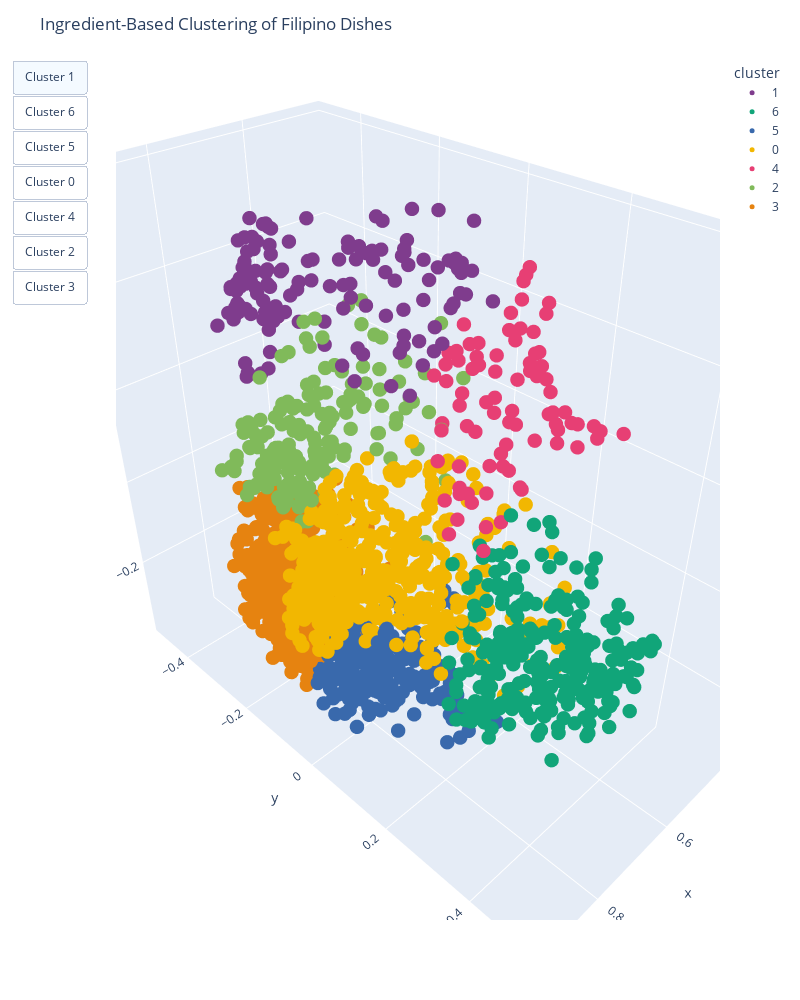

The code cell stored with this chart in its notebook:
### Markdown cell above
## Visualization

### Code cell
import plotly.express as px
import pandas as pd

final_df = pd.DataFrame(
    {
        "x": reduced_embeddings[:, 0],
        "y": reduced_embeddings[:, 1],
        "z": reduced_embeddings[:, 2],
        "cluster": cluster_labels.astype(str),
        "recipe_name": reduced_df["name"],
        "cleaned_ingredients": [
            "<br>".join(ingredients)
            for ingredients in reduced_df["cleaned_ingredients"]
        ],
    }
)

fig = px.scatter_3d(
    final_df,
    x="x",
    y="y",
    z="z",
    color="cluster",
    hover_name="recipe_name",
    hover_data=["cleaned_ingredients"],
    width=800,
    height=1000,
    color_discrete_sequence=px.colors.qualitative.Bold,
)

fig.update_traces(marker=dict(size=5))
fig.update_layout(title="Ingredient-Based Clustering of Filipino Dishes")

unique_clusters = final_df["cluster"].unique()
buttons = list(
    [
        dict(
            label=f"Cluster {cluster}",
            method="update",
            args=[
                {"visible": [cluster == c for c in unique_clusters]},
                {"title": f"Ingredient-Based Clustering - Cluster {cluster}"},
            ],
        )
        for cluster in unique_clusters
    ]
)
fig.update_layout(
    updatemenus=[
        dict(
            type="buttons",
            direction="down",
            buttons=buttons,
        )
    ]
)

fig.show()

### Figure 1 — Plotly figure (JSON) as saved in the notebook; plotly's stock layout.template omitted (floating-point values rounded to 4 significant figures; data arrays with more than 128 entries replaced by an {"elided": "..."} marker saying what was removed)
{"data": [{"customdata": [["baking<br>butter<br>cheese<br>egg<br>flour<br>milk"], ["coconut cream<br>cornstarch<br>flour<br>jackfruit<br>mung bean<br>sago"], ["coconut<br>coconut cream<br>flour<br>milk"], ["breadcrumb<br>butter<br>egg<br>flour<br>milk<br>yeast"], ["coconut<br>coconut cream<br>flour<br>jackfruit<br>milk"], ["baking<br>cream tartar<br>egg<br>milk"], ["coconut<br>coconut cream<br>flour<br>jackfruit<br>milk"], ["butter<br>cashew<br>cream<br>milk"], ["cheese<br>coconut<br>egg<br>flour<br>margarine<br>milk"], ["baking<br>baking soda<br>egg<br>flour<br>milk<br>vanilla"], ["coffee<br>egg<br>milk<br>vanilla"], ["bread crumb<br>coconut<br>cornstarch<br>egg<br>shrimp"], ["baking<br>butter<br>egg<br>flour<br>vanilla"], ["cream tartar<br>egg<br>lemon<br>milk<br>vanilla"], ["butter<br>egg<br>flour<br>vanilla"], ["baking soda<br>butter<br>chocolate<br>coffee<br>milk<br>vanilla<br>vinegar"], ["baking<br>butter<br>cream cheese<br>egg<br>graham cracker crumbs<br>lemon"], ["bread<br>bread crumb<br>cheese<br>egg<br>hotdog<br>milk"], ["bread crumb<br>butter<br>chocolate<br>egg<br>graham cracker crumbs<br>milk<br>yeast"], ["bread crumb<br>butter<br>chocolate<br>cream cheese<br>egg<br>flour<br>milk<br>vanilla<br>yeast"], ["cream<br>egg<br>graham<br>milk"], ["baking<br>baking soda<br>butter<br>chocolate<br>egg<br>milk<br>vanilla"], ["coconut<br>flour<br>milk<br>vanilla"], ["coconut<br>jackfruit<br>milk<br>pandan<br>rice<br>spring wrapper"], ["baking<br>baking soda<br>butter<br>cherry<br>chocolate<br>cream<br>egg<br>flour<br>milk"], ["butter<br>cashew<br>cream tartar<br>egg<br>graham cracker crumbs<br>vanilla"], ["baking<br>coconut<br>flour<br>milk"], ["butter<br>egg<br>ice<br>milk"], ["coconut<br>coconut cream<br>flour<br>milk<br>taro"], ["cocktail<br>cream<br>graham<br>milk"], ["almond<br>baking<br>butter<br>cake flour<br>cheese<br>egg<br>milk<br>vanilla"], ["butter<br>egg<br>flour<br>milk<br>mung bean<br>yeast"], ["butter<br>coconut<br>egg<br>flour<br>milk<br>vanilla<br>vegetable oil<br>yeast"], ["butter<br>coconut<br>egg<br>milk<br>vanilla"], ["coffee<br>cream<br>gelatin<br>milk"], ["baking<br>butter<br>egg<br>milk"], ["coconut<br>coconut cream<br>flour<br>milk"], ["baking<br>butter<br>cheese<br>egg<br>milk<br>vanilla"], ["butter<br>cassava<br>cheese<br>coconut cream<br>egg<br>milk"], ["baking<br>banana<br>butter<br>cheese<br>coconut<br>duck egg<br>egg<br>flour<br>milk"], ["baking<br>bread crumb<br>cheese<br>egg<br>flour<br>milk"], ["baking soda<br>banana<br>egg<br>flour<br>vanilla"], ["cream<br>egg<br>gelatin<br>milk<br>vanilla"], ["baking<br>banana<br>egg<br>flour<br>milk<br>vanilla"], ["baking soda<br>chocolate<br>egg<br>flour<br>mayonnaise<br>vanilla<br>walnut"], ["baking<br>chocolate<br>egg<br>flour<br>vanilla"], ["coconut<br>cornstarch<br>kernel corn<br>milk"], ["baking<br>cake flour<br>egg<br>milk<br>vanilla"], ["butter<br>egg<br>milk<br>walnut"], ["baking<br>butter<br>cheese<br>coconut cream<br>egg<br>rice"], ["baking<br>baking soda<br>butter<br>buttermilk<br>egg<br>flour<br>vanilla"], ["baking soda<br>banana<br>egg<br>flour<br>raisin<br>vanilla"], ["baking soda<br>banana<br>butter<br>cream<br>flour<br>vanilla<br>walnut"], ["baking<br>egg<br>flour<br>milk<br>vanilla"], ["baking<br>cheese<br>flour<br>milk<br>vanilla"], ["banana<br>jackfruit<br>lumpia wrapper<br>vanilla"], ["coconut<br>corn<br>cornstarch<br>cream<br>milk"], ["baking soda<br>butter<br>chocolate<br>egg<br>flour<br>milk<br>vanilla"], ["butter<br>chocolate<br>flour<br>vanilla"], ["apple<br>baking soda<br>cinnamon<br>egg<br>flour<br>honey<br>milk<br>vanilla<br>walnut"], ["cheese<br>coconut<br>egg<br>flour<br>margarine<br>milk"], ["baking soda<br>banana<br>chocolate<br>egg<br>flour"], ["baking<br>butter<br>corn<br>egg<br>honey"], ["coconut<br>corn<br>milk<br>mung bean<br>rice<br>vanilla"], ["almond<br>baking soda<br>butter<br>chocolate<br>flour<br>vanilla"], ["banana<br>ice<br>milk<br>vanilla"], ["baking<br>baking soda<br>cinnamon<br>egg<br>flour<br>nutmeg"], ["baking<br>butter<br>cashew<br>chocolate<br>egg<br>flour<br>vanilla"], ["baking<br>butter<br>chocolate<br>egg<br>flour<br>vanilla"], ["baking soda<br>banana<br>egg<br>flour<br>vanilla"], ["almond<br>butter<br>egg<br>flour<br>milk<br>nut<br>potato<br>vanilla"], ["baking soda<br>butter<br>chocolate<br>egg<br>flour<br>vanilla"], ["berry<br>ice<br>milk<br>vanilla<br>yogurt"], ["baking<br>baking soda<br>butter<br>buttermilk<br>egg<br>flour"], ["berry<br>ice<br>milk<br>vanilla<br>yogurt"], ["baking<br>berry<br>egg<br>flour<br>milk"], ["baking<br>baking soda<br>banana<br>butter<br>egg<br>flour<br>vanilla"], ["baking<br>butter<br>cheese<br>egg<br>flour<br>graham cracker crumbs<br>lemon<br>milk<br>vanilla"], ["baking soda<br>butter<br>buttermilk<br>corn<br>egg<br>flour<br>kernel corn"], ["baking<br>butter<br>cheese<br>cherry<br>egg<br>flour<br>milk<br>walnut"], ["baking<br>baking soda<br>butter<br>buttermilk<br>egg<br>flour<br>milk"], ["coconut<br>flour<br>jackfruit<br>milk<br>vanilla<br>yam"], ["baking soda<br>butter<br>chocolate<br>egg<br>flour<br>milk"], ["baking<br>baking soda<br>butter<br>chocolate<br>cream<br>cream cheese<br>egg<br>flour<br>vanilla"], ["baking<br>butter<br>egg<br>flour<br>milk<br>sausage<br>vanilla"], ["baking<br>baking soda<br>buttermilk<br>egg<br>flour<br>raisin<br>vanilla<br>vegetable oil"], ["chocolate<br>egg<br>flour<br>milk<br>vanilla<br>vegetable oil<br>walnut"], ["baking<br>baking soda<br>banana<br>egg<br>flour<br>lemon<br>vanilla<br>vegetable oil<br>walnut"], ["banana<br>coconut<br>coconut cream<br>milk<br>rice"], ["baking soda<br>butter<br>chocolate<br>egg<br>flour<br>vanilla<br>walnut"], ["banana<br>chocolate<br>egg<br>vegetable oil"], ["baking<br>egg<br>flour<br>vanilla"], ["baking<br>berry<br>egg<br>flour<br>milk<br>vegetable oil"], ["baking<br>butter<br>corn<br>egg<br>flour<br>milk"], ["berry<br>cake flour<br>cream<br>cream tartar<br>egg<br>vanilla"], ["baking<br>butter<br>egg<br>flour<br>milk<br>pineapple"], ["coconut<br>cream<br>milk<br>pineapple"], ["bread crumb<br>egg<br>flour<br>milk<br>potato"], ["baking<br>bread crumb<br>egg<br>flour<br>milk"], ["cinnamon<br>egg<br>milk<br>nutmeg"], ["baking<br>butter<br>cinnamon<br>egg<br>mango<br>nut<br>raisin<br>vanilla"], ["baking soda<br>butter<br>buttermilk<br>cherry<br>chocolate<br>cream<br>egg<br>flour<br>vanilla"], ["apple<br>butter<br>cinnamon<br>nutmeg"], ["banana<br>butter<br>cornstarch<br>cream<br>egg<br>graham cracker crumbs<br>milk<br>vanilla"], ["baking soda<br>butter<br>corn<br>peanut"], ["cream<br>graham<br>mango<br>milk"], ["butter<br>cinnamon<br>egg<br>milk<br>nutmeg<br>potato<br>vanilla"], ["butter<br>coconut<br>cornstarch<br>flour<br>milk"], ["baking soda<br>butter<br>egg<br>flour<br>vanilla"], ["cream tartar<br>egg<br>milk<br>vanilla"], ["coconut<br>kernel corn<br>milk<br>rice"], ["baking<br>cake flour<br>cream tartar<br>egg<br>lemon<br>vegetable oil"], ["baking<br>butter<br>corn<br>egg<br>flour<br>honey<br>kernel corn<br>milk"], ["baking<br>butter<br>cinnamon<br>egg<br>flour<br>raisin<br>vanilla"], ["butter<br>egg<br>flour<br>milk<br>vanilla"], ["corn kernel<br>cornstarch<br>milk<br>peanut<br>raisin"], ["baking<br>butter<br>chocolate<br>coffee<br>egg<br>flour<br>vanilla<br>walnut"], ["berry<br>coconut<br>cream<br>milk"], ["baking<br>cake flour<br>cream tartar<br>egg<br>lemon<br>milk"], ["cream<br>cream cheese<br>egg<br>flour<br>graham<br>vanilla"], ["baking<br>baking soda<br>butter<br>egg<br>flour<br>walnut"], ["baking<br>butter<br>cake flour<br>cream<br>cream tartar<br>egg<br>milk<br>vanilla"], ["baking<br>butter<br>chocolate<br>egg<br>flour<br>vanilla"], ["butter<br>cheese<br>egg<br>flour<br>milk"], ["butter<br>cassava<br>cheese<br>coconut<br>egg<br>milk"], ["baking<br>bread crumb<br>butter<br>egg<br>flour<br>milk"], ["baking<br>butter<br>cocktail<br>egg<br>gelatin<br>milk<br>vanilla"], ["butter<br>coconut<br>egg<br>milk"]], "hovertemplate": "<b>%{hovertext}</b><br><br>cluster=1<br>x=%{x}<br>y=%{y}<br>z=%{z}<br>cleaned_ingredients=%{customdata[0]}<extra></extra>", "hovertext": ["Cheese Cupcakes", "Bibingkoy", "Kalamay Lansong", "Pandesal", "Kalamay sa Latik", "Ube Mamon", "Ginataang Bilo Bilo", "Polvoron", "Royal Bibingka", "Kababayan", "Coffee Flan", "Coconut Shrimp", "Uraro Cookies", "Brazo de Mercedes", "Lengua de Gato", "Moist Chocolate Cupcakes with Mocha Buttercream Frosting", "Calamansi Cheesecake Squares", "Cheese Dog Bread Rolls", "Chocolate Pandesal", "Red Velvet Pandesal", "Graham de Leche", "Impossible Chocolate Flan Cake", "Espasol", "Turon Malagkit", "Black Forest Swiss Roll", "Silvanas (Sylvanas)", "Puto", "Mini Egg Pies", "Kalamay Gabi", "Fruit Cocktail Graham Float", "Yema Cake", "Monggo Bread Loaf", "Pan de Coco", "Filipino Coconut Macaroons", "Coffee Jelly", "Leche Puto", "Kalamay Hati", "Cheese Puto", "Cassava Cake Recipe Creamy and Cheesy Version", "Bibingka Recipe", "Cheesy Onion Rings", "Banana Bread Recipe", "No Steam Easy Flan", "Banana Fritter Recipe", "Mayo Brownies", "Chocolate Crinkle Cookies", "Maja Blanca", "Puto Cake", "How to Make Yema", "Panlasang Pinoy Bibingkang Galapong", "Buttermilk Waffles", "Moist Banana Bread with Raisins", "Mini Banana Cake with Walnuts for Kids", "Leche Puto Recipe", "Cheese Puto Recipe", "Mini Turon Recipe (Banana Lumpia with Caramel)", "Creamy Mais Maja Blanca", "Oat Bran Chocolate Chip Cookie", "Microwave Brownie in a Bowl", "Apple Cake Recipe", "Royal Bibingka", "Dark Chocolate Banana Bread", "How to Make Cornbread for Beginners", "Ginataang Monggo at Mais", "Oatmeal Chocolate Chip Cookies", "Saging con Hielo", "Pumpkin Muffins", "Brownies Recipe", "How to Make Brownies", "Gluten Free Banana Bread with Almonds Recipe", "Sweet Potato Casserole", "White Chocolate Chip Cookie", "Blueberry Greek Yogurt Smoothie", "Delicious Whole Wheat Pancakes", "Strawberry Greek Yogurt Smoothie", "Yummy Blueberry Pancake Recipe", "Easy Banana Muffin", "Lemon Cupcake with Cream Cheese Frosting", "Buttermilk Cornbread", "Pineapple Cake", "Buttermilk Pancakes", "Sapin Sapin Recipe", "Ghostly Dark Chocolate Cupcake", "Chocolate Cupcake with Cream Cheese Frosting", "Sausage and Egg Waffle Sandwich", "Raisin Bran Muffin Recipe", "Fudge Brownies", "Banana Nut Muffin", "Bibingkang Malagkit Recipe", "Chocolate Chip Cookie Recipe", "Banana Chocolate Chip Muffin Recipe", "Jelly Roll", "Blueberry Muffins Recipe", "Cornbread Recipe", "Angel Food Cake with Strawberries", "Pineapple Upside Down Cake", "Buko Salad Recipe", "Potato Croquettes Recipe", "Onion Rings", "Pumpkin Pie", "Fruity Prune Cake", "Black Forest Cupcake Recipe", "Apple Pie Recipe", "How to Make Banana Cream Pie", "Peanut Brittle Recipe", "Jean's Graham Mango Float", "Sweet Potato Pie Recipe", "Buko Pie", "Sugar Cookie Recipe", "Brazo de Mercedes", "Ginataang Mais Recipe", "Mamon Recipe", "Cornbread Muffin Recipe", "Oatmeal Cookies", "Egg Pie Recipe", "Shared Recipe. Maja Blanca", "Brownies with Walnuts", "Fruit Salad Recipe", "Custard Cake Recipe", "New York Style Cheesecake", "Food for the Gods Recipe", "Vanilla Chiffon Cake", "Chocolate Cupcake Recipe", "Ensaymada Recipe", "Cassava Cake", "Pandesal", "Crema de Fruta Recipe", "Coconut Macaroon Recipe"], "legendgroup": "1", "marker": {"color": "rgb(127, 60, 141)", "size": 5, "symbol": "circle"}, "mode": "markers", "name": "1", "scene": "scene", "showlegend": true, "type": "scatter3d", "x": [0.6661, 0.7566, 0.5641, 0.6124, 0.6771, 0.6801, 0.7411, 0.6189, 0.7053, 0.6853, 0.6481, 0.7923, 0.6989, 0.6938, 0.6978, 0.6846, 0.6882, 0.6827, 0.6694, 0.6535, 0.6047, 0.6157, 0.6789, 0.7191, 0.5245, 0.7131, 0.6566, 0.6113, 0.5758, 0.6073, 0.642, 0.7192, 0.6939, 0.6474, 0.6021, 0.6715, 0.6176, 0.7294, 0.6483, 0.777, 0.7353, 0.7418, 0.6962, 0.7816, 0.7164, 0.6975, 0.6423, 0.6922, 0.5261, 0.7991, 0.7179, 0.7354, 0.7474, 0.6805, 0.7547, 0.6898, 0.6049, 0.6472, 0.7196, 0.7076, 0.7087, 0.7235, 0.7211, 0.7418, 0.6856, 0.6373, 0.71, 0.7444, 0.6636, 0.7168, 0.7107, 0.6827, 0.5926, 0.6735, 0.5683, 0.7299, 0.7331, 0.7328, 0.6818, 0.6689, 0.6486, 0.7234, 0.5678, 0.6673, 0.738, 0.7515, 0.6896, 0.7655, 0.6554, 0.6813, 0.6867, 0.683, 0.7501, 0.6953, 0.6772, 0.7737, 0.5606, 0.7701, 0.7682, 0.6087, 0.7006, 0.6417, 0.5196, 0.6761, 0.642, 0.4881, 0.7644, 0.7236, 0.7341, 0.6284, 0.6123, 0.7083, 0.7206, 0.7275, 0.6236, 0.5854, 0.6414, 0.5581, 0.5353, 0.642, 0.6504, 0.5077, 0.4726, 0.7227, 0.5967, 0.6667, 0.7335, 0.6578], "y": [0.06813, -0.06079, -0.1417, 0.04478, -0.1165, -0.06588, -0.06796, -0.1622, 0.0008065, -0.4029, -0.09957, -0.04772, -0.1282, 0.02322, -0.1494, -0.4468, -0.06485, 0.0626, 0.03333, 0.05705, 0.04992, 0.0226, -0.2951, -0.01495, -0.04642, 0.008443, 0.01958, -0.01743, -0.02114, 0.09616, -0.04392, -0.2804, 0.0316, 0.01725, 0.02313, -0.1351, 0.06064, -0.2225, -0.2043, -0.2997, -0.3097, -0.4056, -0.2307, -0.3995, -0.4347, -0.4167, -0.2196, -0.4122, -0.1804, -0.2997, -0.3944, -0.3922, -0.3055, -0.1508, -0.3535, -0.02453, 1.206e-05, -0.459, -0.3013, -0.4462, -0.2205, -0.3823, -0.2591, -0.3031, -0.2977, -0.2773, -0.435, -0.3689, -0.3809, -0.3202, -0.3862, -0.4072, -0.2061, -0.4869, -0.2156, -0.3571, -0.341, -0.2608, -0.3332, -0.3898, -0.4036, -0.07568, -0.2805, -0.377, -0.3305, -0.3694, -0.4203, -0.3029, -0.2522, -0.4533, -0.1421, -0.3484, -0.4077, -0.3884, -0.2054, -0.2653, -0.0266, -0.3425, -0.3402, -0.03925, -0.3417, -0.06426, -0.3157, -0.3657, -0.4256, -0.1711, -0.2813, 0.03241, -0.4146, -0.3179, -0.115, -0.353, -0.4191, -0.4247, -0.07136, -0.1865, -0.4192, -0.1021, -0.03625, -0.1103, -0.4387, -0.2056, -0.1017, -0.2369, -0.1017, -0.3977, -0.3038, -0.2718], "z": [0.5417, 0.3278, 0.4732, 0.4663, 0.4152, 0.4153, 0.3784, 0.4797, 0.4568, 0.391, 0.47, 0.3747, 0.4329, 0.407, 0.4061, 0.3011, 0.5299, 0.4131, 0.426, 0.4685, 0.5842, 0.5168, 0.3252, 0.322, 0.4471, 0.4012, 0.3744, 0.5848, 0.4089, 0.4698, 0.5878, 0.3626, 0.3678, 0.5132, 0.4583, 0.5106, 0.5119, 0.4399, 0.4146, 0.3721, 0.3242, 0.3134, 0.4298, 0.3168, 0.3564, 0.4084, 0.4544, 0.3894, 0.4447, 0.259, 0.41, 0.3863, 0.3502, 0.5163, 0.4135, 0.3676, 0.5067, 0.4644, 0.3468, 0.312, 0.4712, 0.3848, 0.4013, 0.285, 0.4762, 0.2707, 0.3066, 0.3901, 0.3214, 0.3963, 0.4399, 0.4531, 0.4552, 0.3215, 0.4331, 0.3986, 0.3937, 0.4511, 0.4104, 0.4779, 0.4295, 0.3583, 0.4364, 0.4249, 0.3875, 0.3561, 0.4506, 0.251, 0.332, 0.4332, 0.4485, 0.4847, 0.3283, 0.4394, 0.4213, 0.4066, 0.4887, 0.2582, 0.2391, 0.463, 0.3178, 0.3668, 0.3898, 0.4813, 0.3738, 0.4225, 0.269, 0.3255, 0.3713, 0.4967, 0.4393, 0.334, 0.3338, 0.3623, 0.4834, 0.5234, 0.4634, 0.3909, 0.4712, 0.5513, 0.4266, 0.4254, 0.4219, 0.42, 0.509, 0.3838, 0.4119, 0.4434]}, {"customdata": {"elided": "265x1 str values"}, "hovertemplate": "<b>%{hovertext}</b><br><br>cluster=6<br>x=%{x}<br>y=%{y}<br>z=%{z}<br>cleaned_ingredients=%{customdata[0]}<extra></extra>", "hovertext": {"elided": "265 str values"}, "legendgroup": "6", "marker": {"color": "rgb(17, 165, 121)", "size": 5, "symbol": "circle"}, "mode": "markers", "name": "6", "scene": "scene", "showlegend": true, "type": "scatter3d", "x": {"elided": "265 float values"}, "y": {"elided": "265 float values"}, "z": {"elided": "265 float values"}}, {"customdata": {"elided": "233x1 str values"}, "hovertemplate": "<b>%{hovertext}</b><br><br>cluster=5<br>x=%{x}<br>y=%{y}<br>z=%{z}<br>cleaned_ingredients=%{customdata[0]}<extra></extra>", "hovertext": {"elided": "233 str values"}, "legendgroup": "5", "marker": {"color": "rgb(57, 105, 172)", "size": 5, "symbol": "circle"}, "mode": "markers", "name": "5", "scene": "scene", "showlegend": true, "type": "scatter3d", "x": {"elided": "233 float values"}, "y": {"elided": "233 float values"}, "z": {"elided": "233 float values"}}, {"customdata": {"elided": "479x1 str values"}, "hovertemplate": "<b>%{hovertext}</b><br><br>cluster=0<br>x=%{x}<br>y=%{y}<br>z=%{z}<br>cleaned_ingredients=%{customdata[0]}<extra></extra>", "hovertext": {"elided": "479 str values"}, "legendgroup": "0", "marker": {"color": "rgb(242, 183, 1)", "size": 5, "symbol": "circle"}, "mode": "markers", "name": "0", "scene": "scene", "showlegend": true, "type": "scatter3d", "x": {"elided": "479 float values"}, "y": {"elided": "479 float values"}, "z": {"elided": "479 float values"}}, {"customdata": [["bell pepper<br>bread crumb<br>butter<br>crab<br>lemon<br>mayonnaise"], ["coconut<br>coconut cream<br>flour<br>milk"], ["agar<br>coconut<br>ice<br>milk<br>pandan"], ["cream<br>graham<br>mango<br>milk"], ["butter<br>egg<br>milk<br>potato<br>yeast"], ["agar<br>coconut cream<br>ice<br>pandan<br>peanut<br>sago"], ["butter<br>chili<br>cornstarch<br>egg<br>milk"], ["coconut<br>coconut cream<br>flour<br>milk<br>yam"], ["cream<br>lime<br>milk<br>yam"], ["cassava<br>coconut<br>jackfruit<br>milk<br>sago"], ["beef<br>breadcrumb<br>butter<br>egg<br>milk<br>yeast"], ["agar<br>coconut<br>cream<br>milk"], ["coconut<br>coconut cream<br>cornstarch<br>kernel corn<br>milk"], ["coconut<br>corn<br>cornstarch<br>milk"], ["coconut<br>coconut cream<br>milk<br>mung bean<br>rice"], ["coconut<br>coconut cream<br>cornstarch<br>jackfruit<br>milk"], ["coconut<br>coconut cream<br>cornstarch<br>milk"], ["coconut<br>coconut cream<br>corn<br>milk<br>rice"], ["banana<br>coconut<br>coconut cream<br>flour<br>jackfruit<br>milk<br>potato<br>sago"], ["coconut<br>coconut cream<br>guava<br>milk<br>sago"], ["cream<br>lemon<br>milk<br>sago"], ["baking<br>butter<br>coconut<br>cream cheese<br>egg<br>flour<br>margarine<br>milk"], ["banana<br>coconut<br>milk<br>rice"], ["baking<br>butter<br>egg<br>flour<br>margarine<br>milk<br>vanilla"], ["agar<br>coconut<br>cream<br>milk<br>pandan"], ["beef<br>bell pepper<br>cheese<br>egg"], ["carrot<br>cheese<br>chestnut<br>spring wrapper"], ["bread<br>bread crumb<br>cheese<br>egg<br>fish<br>mayonnaise<br>milk"], ["chocolate<br>coconut<br>ginger<br>mango<br>milk<br>rice"], ["chicken broth<br>corn kernel<br>cornstarch<br>crab<br>egg"], ["butter<br>egg<br>flour<br>milk<br>yeast"], ["cheese<br>cocktail<br>coconut<br>cornstarch<br>milk"], ["butter<br>chocolate<br>coconut<br>graham cracker crumbs<br>lime<br>mango<br>milk<br>pineapple"], ["baking<br>chocolate<br>cream<br>cream tartar<br>egg<br>flour<br>mango"], ["breadcrumb<br>butter<br>egg<br>flour<br>milk<br>pandan<br>yam<br>yeast"], ["coconut<br>cream<br>mango<br>milk"], ["bread<br>butter<br>egg<br>flour<br>milk<br>vanilla<br>yeast"], ["almond<br>cocktail<br>gelatin<br>milk"], ["bread crumb<br>butter<br>cheese<br>egg<br>milk<br>vegetable oil<br>yam<br>yeast"], ["coconut<br>coconut cream<br>flour<br>jackfruit<br>milk<br>string bean<br>yam"], ["coconut<br>coconut cream<br>milk<br>rice<br>yam"], ["cocktail<br>coconut<br>corn kernel<br>cream<br>milk<br>pineapple"], ["butter<br>cassava<br>cheese<br>coconut<br>milk<br>string bean<br>yam"], ["butter<br>cheese<br>coconut<br>cream tartar<br>egg<br>milk<br>yam"], ["cassava<br>cheese<br>coconut<br>lye<br>pandan"], ["agar<br>coconut<br>milk<br>pandan"], ["butter<br>cheese<br>coconut<br>coconut cream<br>milk<br>yam"], ["cornstarch<br>egg<br>pork<br>soy sauce"], ["butter<br>egg<br>milk<br>yeast"], ["butter<br>cassava<br>cheese<br>milk"], ["butter<br>cashew<br>cream tartar<br>egg<br>vanilla"], ["butter<br>cassava<br>coconut<br>egg<br>milk<br>string bean"], ["bean<br>bell pepper<br>cheese<br>chicken<br>chili<br>corn<br>egg<br>pasta<br>spinach"], ["banana<br>ice<br>peanut<br>sago"], ["cheese<br>cocktail<br>coconut<br>cream<br>milk<br>pasta<br>pineapple"], ["basil<br>beef<br>bell pepper<br>oregano<br>pasta<br>soy sauce<br>tomato<br>tomato sauce"], ["avocado<br>cream<br>lemon<br>milk"], ["agar<br>coconut<br>milk<br>sago"], ["carrot<br>egg<br>ketchup<br>pineapple<br>pork<br>raisin<br>sausage"], ["butter<br>cheese<br>chicken broth<br>cream<br>mushroom<br>nutmeg<br>parsley<br>pasta<br>pork"], ["butter<br>cinnamon<br>coconut<br>cream<br>egg<br>milk<br>nutmeg<br>pineapple<br>raisin"], ["baking<br>banana<br>butter<br>egg<br>milk"], ["carrot<br>chicken<br>egg<br>ham<br>mayonnaise<br>milk<br>pickle<br>pineapple<br>potato"], ["coconut<br>milk<br>squash<br>starch pearl"], ["baking<br>bread<br>breadcrumb<br>cheese<br>egg<br>flour<br>mayonnaise<br>milk"], ["butter<br>cheese<br>coconut<br>milk<br>yam"], ["coconut cream<br>jackfruit<br>rice<br>starch pearl"], ["butter<br>cheese<br>chili<br>crab<br>flour<br>kernel corn<br>milk<br>tomato"], ["butter<br>cassava<br>coconut<br>egg<br>milk"], ["cream<br>gelatin<br>milk<br>pineapple"], ["cherry<br>cocktail<br>cream<br>graham<br>milk<br>vanilla"], ["beef<br>butter<br>cheese<br>flour<br>milk<br>pasta<br>spinach<br>tomato"], ["cheese<br>cream<br>pasta<br>pea"], ["cheese<br>chicken<br>mushroom<br>rice<br>vegetable"], ["bean<br>cheese<br>chicken<br>cream<br>cumin<br>flour tortilla"], ["beef<br>bread<br>cheese<br>egg"], ["bread crumb<br>egg<br>fish<br>flour<br>lettuce<br>tomato"], ["cheese<br>chicken<br>pasta<br>tomato<br>tomato sauce"], ["cheese<br>fish<br>flour tortilla<br>lettuce<br>tomato"], ["cinnamon<br>egg<br>flour<br>lime<br>nutmeg"], ["coconut<br>milk<br>mung bean<br>rice"]], "hovertemplate": "<b>%{hovertext}</b><br><br>cluster=4<br>x=%{x}<br>y=%{y}<br>z=%{z}<br>cleaned_ingredients=%{customdata[0]}<extra></extra>", "hovertext": ["Rellenong Alimango", "Sapin Sapin", "Buko Pandan Drink", "Mango Royale", "Yema Bread Rolls", "Ginumis", "Garlic Butter Fried Frog Legs", "Ube Kalamay", "Pastillas de Ube", "Ginataang Kamoteng Kahoy", "Corned Beef Pandesal", "White Buko Salad", "Maja Blanca Espesyal", "Maja Blanca", "Ginataang Munggo", "Maja Langka", "Ube Maja Blanca", "Ginataang Mais", "Ginataang Halo-halo", "Guava in Coconut Cream", "Avocado Sago Jelly", "Bibingka", "Suman Malagkit with Coconut Caramel Sauce", "Cebuana Torta", "Buko Pandan Salad", "Corned Beef Hash Breakfast Pizza", "Crispy Tuna Shanghai", "Crispy Tuna Pies", "Puto Maya and Sikwate", "Crab and Corn Soup", "Otap", "Maja Jubilee", "Tropical Magic Bars", "Mango Bravo Cake", "Pandan Pandesal with Ube Halaya Filling", "Mango Bango", "Kalihim", "Almond Jello", "Ube Cheese Pandesal", "Mini Special Sapin-Sapin", "Ube Biko", "Buko Salad", "Ube Cassava Cake", "Floating Island Dessert", "Pichi-Pichi", "Pandan Coconut Jelly", "Halayang Ube", "Cheater's Siopao Bola-Bola", "Bicho-Bicho", "Nilupak", "Sans Rival", "Cassava Cake with Custard Topping", "Southwestern Chicken Egg Rolls", "Sago at Gulaman", "Pasta Fruit Salad", "American Chop Suey", "Avocado Ice Cream", "Buko Salad Drink", "Pork Embutido", "Filipino-style Pasta Carbonara", "Hawaiian Bread Pudding", "Maruya", "Chicken Potato Salad", "Tapioca Coconut Dessert Soup", "Idol Cheesedog Bread Roll and Bites", "Ube Halaya with Cheese", "Ginataang Bilo bilo with Langka", "Cheesy Crab and Corn Nachos", "Steamed Cassava Cake", "Cathedral Window Gelatin Recipe", "Fruit Cocktail Float", "Spinach Lasagne", "Tuna Macaroni Pasta", "Chicken and Rice Casserole Recipe", "Chicken Enchilada Casserole Recipe", "Breakfast Reuben Sandwich", "Fried Fish Sandwich", "Sweet Chicken Spaghetti", "Tuna Salad Wrap", "Peach Pie Recipe", "Ginataang Monggo Recipe"], "legendgroup": "4", "marker": {"color": "rgb(231, 63, 116)", "size": 5, "symbol": "circle"}, "mode": "markers", "name": "4", "scene": "scene", "showlegend": true, "type": "scatter3d", "x": [0.7771, 0.5839, 0.5986, 0.6276, 0.6545, 0.6089, 0.756, 0.6863, 0.7173, 0.6965, 0.7336, 0.6638, 0.5887, 0.6147, 0.6348, 0.632, 0.6089, 0.678, 0.6777, 0.5712, 0.6227, 0.7081, 0.6094, 0.6454, 0.6443, 0.7962, 0.744, 0.7703, 0.7111, 0.7965, 0.625, 0.6121, 0.6513, 0.7452, 0.6884, 0.4607, 0.6031, 0.4667, 0.6359, 0.6495, 0.6366, 0.6504, 0.6722, 0.6118, 0.6927, 0.585, 0.5919, 0.717, 0.5991, 0.7334, 0.7192, 0.6653, 0.7739, 0.5891, 0.6136, 0.7835, 0.593, 0.6282, 0.7968, 0.7389, 0.6552, 0.6568, 0.7847, 0.6291, 0.5908, 0.5106, 0.6234, 0.7431, 0.6271, 0.5771, 0.436, 0.7813, 0.6337, 0.7651, 0.6457, 0.6224, 0.7296, 0.7634, 0.501, 0.6528, 0.5313], "y": [0.1621, 0.1344, 0.1377, 0.278, 0.1089, 0.1922, 0.2299, 0.2194, 0.1863, 0.3048, 0.2496, 0.276, 0.1486, 0.2054, 0.24, 0.1979, 0.1538, 0.2105, 0.2626, 0.2886, 0.1224, 0.1944, 0.2207, 0.1034, 0.2662, 0.2346, 0.2469, 0.1838, 0.2581, 0.1907, 0.06748, 0.1368, 0.1677, 0.131, 0.237, 0.2654, 0.001646, 0.09177, 0.1983, 0.2799, 0.001031, 0.2587, 0.2281, 0.157, 0.2616, 0.09009, 0.1454, 0.1668, 0.01545, 0.1482, 0.1515, 0.2297, 0.2427, 0.1276, 0.3207, 0.2504, 0.1351, 0.2932, 0.2109, 0.2447, 0.2289, 0.1495, 0.1965, 0.3187, 0.02314, 0.06261, 0.01437, 0.1207, 0.05569, 0.0001896, 0.07323, 0.1502, 0.1504, 0.1815, 0.1701, 0.007985, 0.2089, 0.197, 0.2008, 0.1127, -0.007973], "z": [0.215, 0.4293, 0.4156, 0.3399, 0.3972, 0.3783, 0.1886, 0.3372, 0.3748, 0.3476, 0.2915, 0.3528, 0.5356, 0.4886, 0.3421, 0.463, 0.4924, 0.4066, 0.4277, 0.2919, 0.2894, 0.3821, 0.3622, 0.4154, 0.3301, 0.2577, 0.3028, 0.2853, 0.2504, 0.1756, 0.3931, 0.4661, 0.4621, 0.3993, 0.2326, 0.2409, 0.3449, 0.3023, 0.4133, 0.3684, 0.3154, 0.3597, 0.4256, 0.5234, 0.3308, 0.3666, 0.5237, 0.3149, 0.352, 0.36, 0.3193, 0.4517, 0.2672, 0.2595, 0.3382, 0.1694, 0.2857, 0.3042, 0.2617, 0.1968, 0.45, 0.388, 0.2004, 0.3527, 0.2719, 0.3718, 0.336, 0.3086, 0.4239, 0.3204, 0.4031, 0.284, 0.229, 0.2425, 0.261, 0.22, 0.2785, 0.2383, 0.249, 0.3837, 0.2837]}, {"customdata": {"elided": "166x1 str values"}, "hovertemplate": "<b>%{hovertext}</b><br><br>cluster=2<br>x=%{x}<br>y=%{y}<br>z=%{z}<br>cleaned_ingredients=%{customdata[0]}<extra></extra>", "hovertext": {"elided": "166 str values"}, "legendgroup": "2", "marker": {"color": "rgb(128, 186, 90)", "size": 5, "symbol": "circle"}, "mode": "markers", "name": "2", "scene": "scene", "showlegend": true, "type": "scatter3d", "x": {"elided": "166 float values"}, "y": {"elided": "166 float values"}, "z": {"elided": "166 float values"}}, {"customdata": {"elided": "475x1 str values"}, "hovertemplate": "<b>%{hovertext}</b><br><br>cluster=3<br>x=%{x}<br>y=%{y}<br>z=%{z}<br>cleaned_ingredients=%{customdata[0]}<extra></extra>", "hovertext": {"elided": "475 str values"}, "legendgroup": "3", "marker": {"color": "rgb(230, 131, 16)", "size": 5, "symbol": "circle"}, "mode": "markers", "name": "3", "scene": "scene", "showlegend": true, "type": "scatter3d", "x": {"elided": "475 float values"}, "y": {"elided": "475 float values"}, "z": {"elided": "475 float values"}}], "layout": {"height": 1000, "legend": {"title": {"text": "cluster"}, "tracegroupgap": 0}, "margin": {"t": 60}, "scene": {"domain": {"x": [0, 1], "y": [0, 1]}, "xaxis": {"title": {"text": "x"}}, "yaxis": {"title": {"text": "y"}}, "zaxis": {"title": {"text": "z"}}}, "title": {"text": "Ingredient-Based Clustering of Filipino Dishes"}, "updatemenus": [{"buttons": [{"args": [{"visible": [true, false, false, false, false, false, false]}, {"title": "Ingredient-Based Clustering - Cluster 1"}], "label": "Cluster 1", "method": "update"}, {"args": [{"visible": [false, true, false, false, false, false, false]}, {"title": "Ingredient-Based Clustering - Cluster 6"}], "label": "Cluster 6", "method": "update"}, {"args": [{"visible": [false, false, true, false, false, false, false]}, {"title": "Ingredient-Based Clustering - Cluster 5"}], "label": "Cluster 5", "method": "update"}, {"args": [{"visible": [false, false, false, true, false, false, false]}, {"title": "Ingredient-Based Clustering - Cluster 0"}], "label": "Cluster 0", "method": "update"}, {"args": [{"visible": [false, false, false, false, true, false, false]}, {"title": "Ingredient-Based Clustering - Cluster 4"}], "label": "Cluster 4", "method": "update"}, {"args": [{"visible": [false, false, false, false, false, true, false]}, {"title": "Ingredient-Based Clustering - Cluster 2"}], "label": "Cluster 2", "method": "update"}, {"args": [{"visible": [false, false, false, false, false, false, true]}, {"title": "Ingredient-Based Clustering - Cluster 3"}], "label": "Cluster 3", "method": "update"}], "direction": "down", "type": "buttons"}], "width": 800}}
